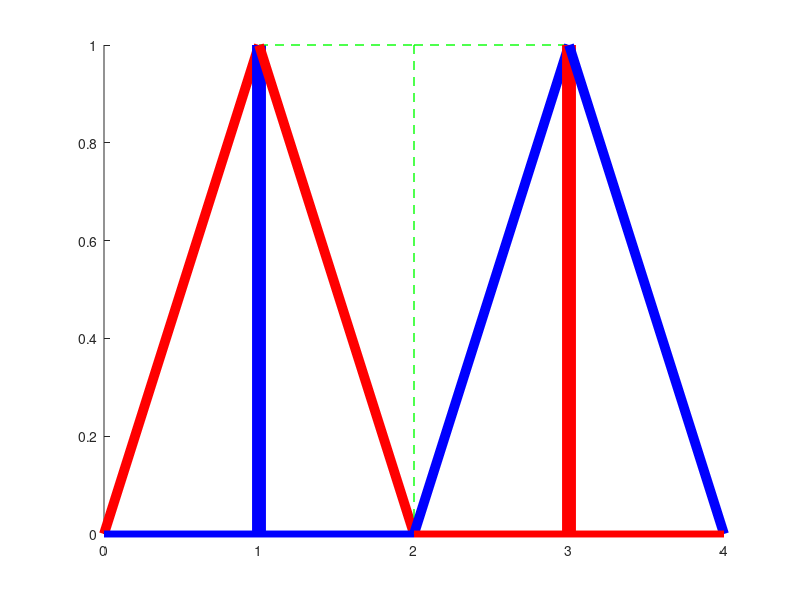

The MATLAB script that drew this image:
%% Construct Matrix for original problem
function [A,x] = Truss()
%   Truss Problem Solver
%   --------------------------------------------------------------
%   INPUT:
%   --------------------------------------------------------------
%   OUTPUT:
%       x:  The internal force for each bars

    alpha = cos(0.25*pi);
    A=[
        alpha   0   0   -1  -alpha  0   0   0   0   0   0   0   0;
        alpha   0   1   0   alpha   0   0   0   0   0   0   0   0;
        0   1   0   0   0   -1  0   0   0   0   0   0   0;
        0   0   1   0   0   0   0   0   0   0   0   0   0;
        0   0   0   1   0   0   0   -1  0   0   0   0   0;
        0   0   0   0   0   0   1   0   0   0   0   0   0;
        0   0   0   0   alpha   1   0   0   -alpha  -1  0   0   0;
        0   0   0   0   alpha   0   1   0   alpha   0   0   0   0;
        0   0   0   0   0   0   0   1   alpha   0   0   -alpha  0;
        0   0   0   0   0   0   0   0   alpha   0   1   alpha   0;
        0   0   0   0   0   0   0   0   0   1   0   0   -1;
        0   0   0   0   0   0   0   0   0   0   1   0   0;
        0   0   0   0   0   0   0   0   0   0   0   alpha   1;
    ];
    b=[0;0;0;-20;0;0;0;0;0;0;0;20;0];
    x=A\b;
    draw(x);
end
%% Plot
function draw(x)
    % X axis of two ends of each bar
    pX=[
        [0,1];
        [0,1];
        [1,1];
        [1,2];
        [1,2];
        [1,2];
        [2,2];
        [2,3];
        [2,3];
        [2,3];
        [3,3];
        [3,4];
        [3,4];
    ];
    % Y axis of two ends of each bar
    pY=[
        [0,1];
        [0,0];
        [1,0];
        [1,1];
        [1,0];
        [0,0];
        [1,0];
        [1,1];
        [0,1];
        [0,0];
        [1,0];
        [1,0];
        [0,0];
    ];
    hold on;
    x2 = x/2; % x2 is a coly of x that has a smaller magnitude
    for i=1:13
        if x2(i) > 0+1e-9
            plot(pX(i,:),pY(i,:),'r-','LineWidth',x2(i));
        elseif x2(i) < 0-1e-9
            plot(pX(i,:),pY(i,:),'b-','LineWidth',-x2(i));
        else
            plot(pX(i,:),pY(i,:),'g--','LineWidth',1);
        end
    end
end